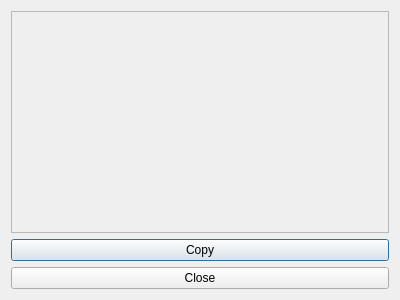
<?xml version="1.0" encoding="UTF-8"?>
<ui version="4.0">
 <class>QRCodeDialog</class>
 <widget class="QDialog" name="QRCodeDialog">
  <property name="geometry">
   <rect>
    <x>0</x>
    <y>0</y>
    <width>400</width>
    <height>300</height>
   </rect>
  </property>
  <property name="windowTitle">
   <string>QR Code Detected</string>
  </property>
  <layout class="QVBoxLayout" name="verticalLayout">
   <item>
    <widget class="QScrollArea" name="scrollArea">
     <property name="widgetResizable">
      <bool>true</bool>
     </property>
     <widget class="QWidget" name="scrollAreaWidgetContents">
      <layout class="QVBoxLayout" name="scrollAreaLayout">
       <item>
        <widget class="QLabel" name="qrCodeTextLabel">
         <property name="font">
          <font>
           <pointsize>12</pointsize>
          </font>
         </property>
         <property name="text">
          <string/>
         </property>
         <property name="alignment">
          <set>Qt::AlignLeft|Qt::AlignTop</set>
         </property>
         <property name="wordWrap">
          <bool>true</bool>
         </property>
         <property name="textInteractionFlags">
          <set>Qt::TextSelectableByMouse</set>
         </property>
        </widget>
       </item>
      </layout>
     </widget>
    </widget>
   </item>
   <item>
    <widget class="QPushButton" name="copyButton">
     <property name="text">
      <string>Copy</string>
     </property>
    </widget>
   </item>
   <item>
    <widget class="QPushButton" name="closeButton">
     <property name="text">
      <string>Close</string>
     </property>
    </widget>
   </item>
  </layout>
 </widget>
 <resources/>
 <connections/>
</ui>
